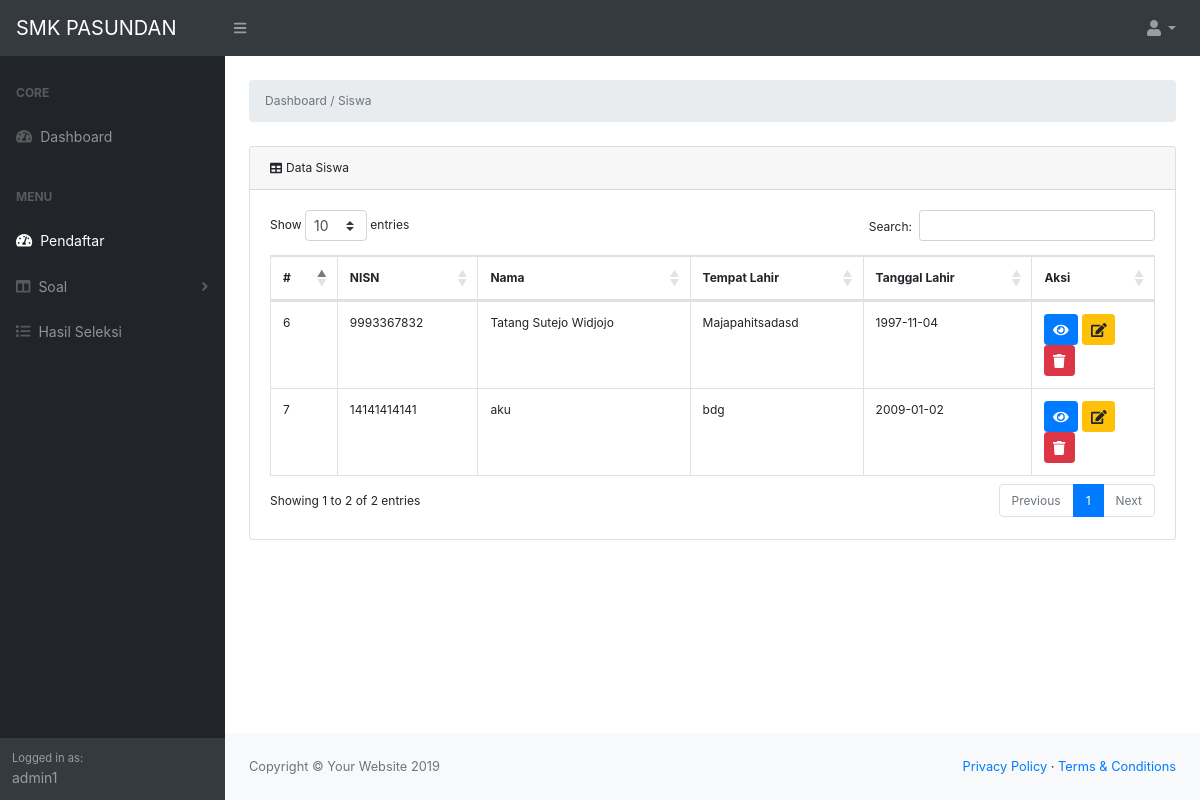
The app's page /admin/siswa.php (signed in) with its own data.
### tables this page shows
CREATE TABLE `pendaftaran` (
  `id_peserta` int(3) NOT NULL,
  `nisn` varchar(20) NOT NULL,
  `password` varchar(15) NOT NULL,
  `nama` text NOT NULL,
  `tempat_lahir` text NOT NULL,
  `tanggal_lahir` date NOT NULL,
  `alamat` text NOT NULL,
  `nama_ortu` text NOT NULL,
  `pendidikan_ortu` enum('Pilih','Tidak Sekolah','TK','SD','SMP / MTS','SMA / SMK / MA','Diploma','S1','S2','S3','Lain Lain') NOT NULL,
  `pekerjaan_ortu` enum('Pilih','Buruh','Tani','Wiraswasta','PNS','Polri/TNI','Perangkat Desa','Nelayan','Lainnya') NOT NULL,
  `penghasilan_ortu` enum('Pilih','Dibawah Rp.500.000','Rp.500.000 ~ Rp.1.000.000','Rp.1.000.000 ~ Rp.3.000.000','Rp.3.000.000 ~ Rp.5.000.000','Rp.5.000.000 ~ Rp.10.000.000','Rp.10.000.000 Ke atas') NOT NULL,
  `no_telp` varchar(15) NOT NULL,
  `nilai_ipa` float NOT NULL,
  `nilai_matematika` float NOT NULL,
  `nilai_bhs_indo` float NOT NULL,
  `nilai_bhs_inggris` float NOT NULL,
  `bukti_pembayaran` varchar(255) DEFAULT NULL,
  `verifikasi` varchar(255) DEFAULT 'PENDING',
  `status_seleksi` varchar(255) NOT NULL DEFAULT 'BELUM UJIAN',
  `id_admin` int(3) DEFAULT NULL
);

### admin/siswa.php (the view, shortened to what this page needs)
<?php
    include 'connect.php';
    $data = mysqli_query($conn,"SELECT * FROM pendaftaran");
    include 'layout/header.php';
    include 'layout/sider.php';
?>
<main style="font-size:12px;">
    <div class="container-fluid">
        <ol class="breadcrumb mt-4 mb-4">
            <li class="breadcrumb-item active">Dashboard / Siswa</li>
        </ol>
        <div class="card mb-4">
            <div class="card-header"><i class="fas fa-table mr-1"></i>Data Siswa</div>
            <div class="card-body">
                <div class="table-responsive">
                    <table class="table table-bordered" id="dataTable" width="100%" cellspacing="0">
                        <thead>
                            <tr>
                                <th>#</th>
                                <th>NISN</th>
                                <th>Nama</th>
                                <th>Tempat Lahir</th>
                                <th>Tanggal Lahir</th>
                                <th>Aksi</th>
                            </tr>
                        </thead>
                        <tbody>
                            <?php
                                while($row = mysqli_fetch_assoc($data)){
                            ?>
                            <tr>
                                <td><?php echo $row['id_peserta']; ?></td>
                                <td><?php echo $row['nisn']; ?></td>
                                <td><?php echo $row['nama']; ?></td>
                                <td><?php echo $row['tempat_lahir']; ?></td>
                                <td><?php echo $row['tanggal_lahir']; ?></td>
                                <td>
                                    <a href="detailSiswa.php?id=<?php echo $row['id_peserta'];?>" class="btn btn-primary btn-sm"><i class="fa fa-eye"></i></a>
                                    <a href="editSiswa.php?id=<?php echo $row['id_peserta'];?>" class="btn btn-warning btn-sm"><i class="fa fa-edit"></i></a>
                                    <a href="deleteSiswa.php?id=<?php echo $row['id_peserta'];?>" class="btn btn-danger btn-sm"><i class="fa fa-trash" onclick="return confirm('Yakin akan menghapus ? ')" ></i></a>
                                </td>
                            </tr>
                                <?php } ?>
                        </tbody>
                    </table>
                </div>
            </div>
        </div>
    </div>
</main>
<?php include 'layout/footer.php'; ?>

### records on screen
pendaftaran: id_peserta "6", nisn "9993367832", nama "Tatang Sutejo Widjojo", tempat_lahir "Majapahitsadasd", tanggal_lahir "1997-11-04"
pendaftaran: id_peserta "7", nisn "14141414141", nama "aku", tempat_lahir "bdg", tanggal_lahir "2009-01-02"

### other values on screen
$_SESSION['username'] "admin1"
